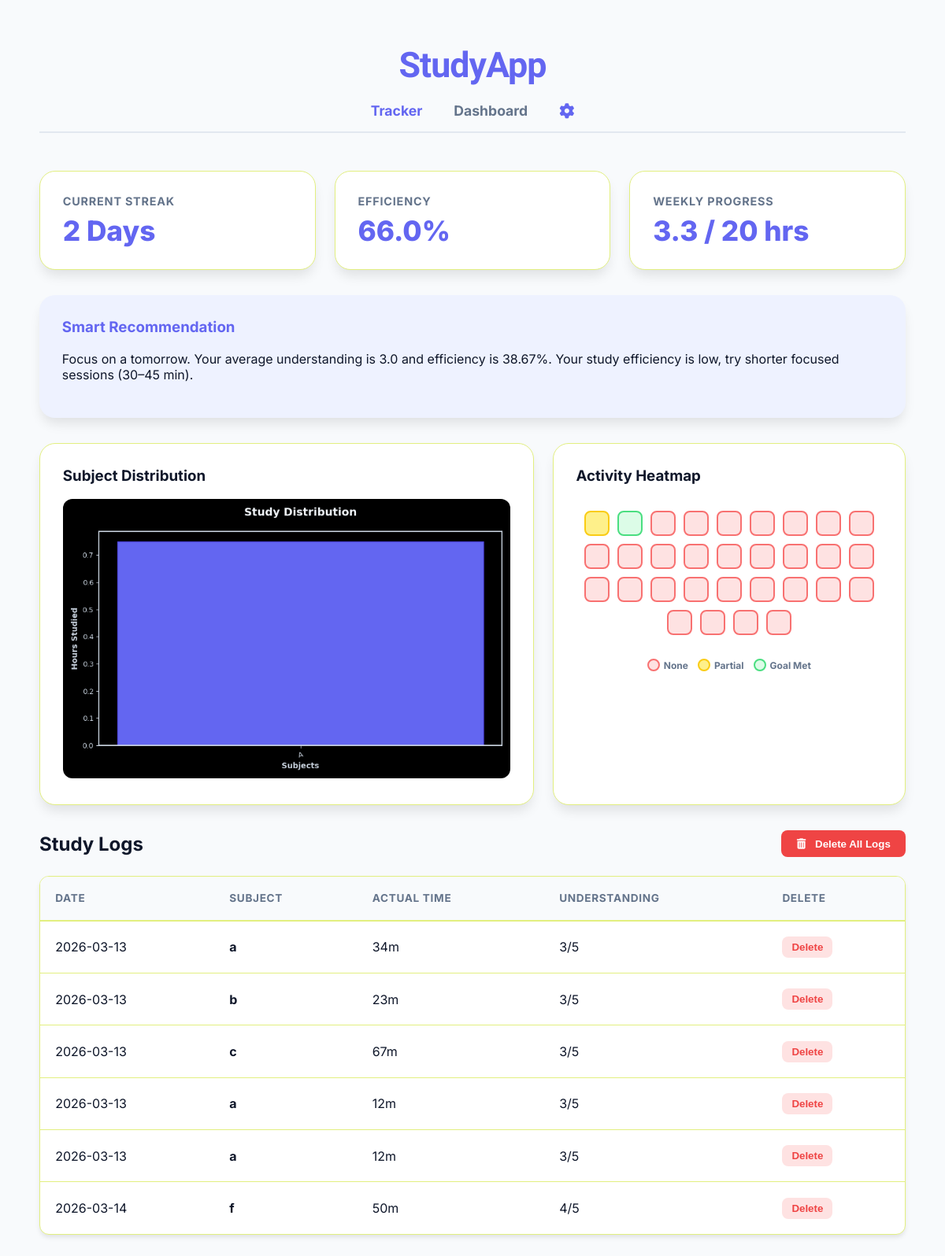
Page /dashboard on the earlier database version.
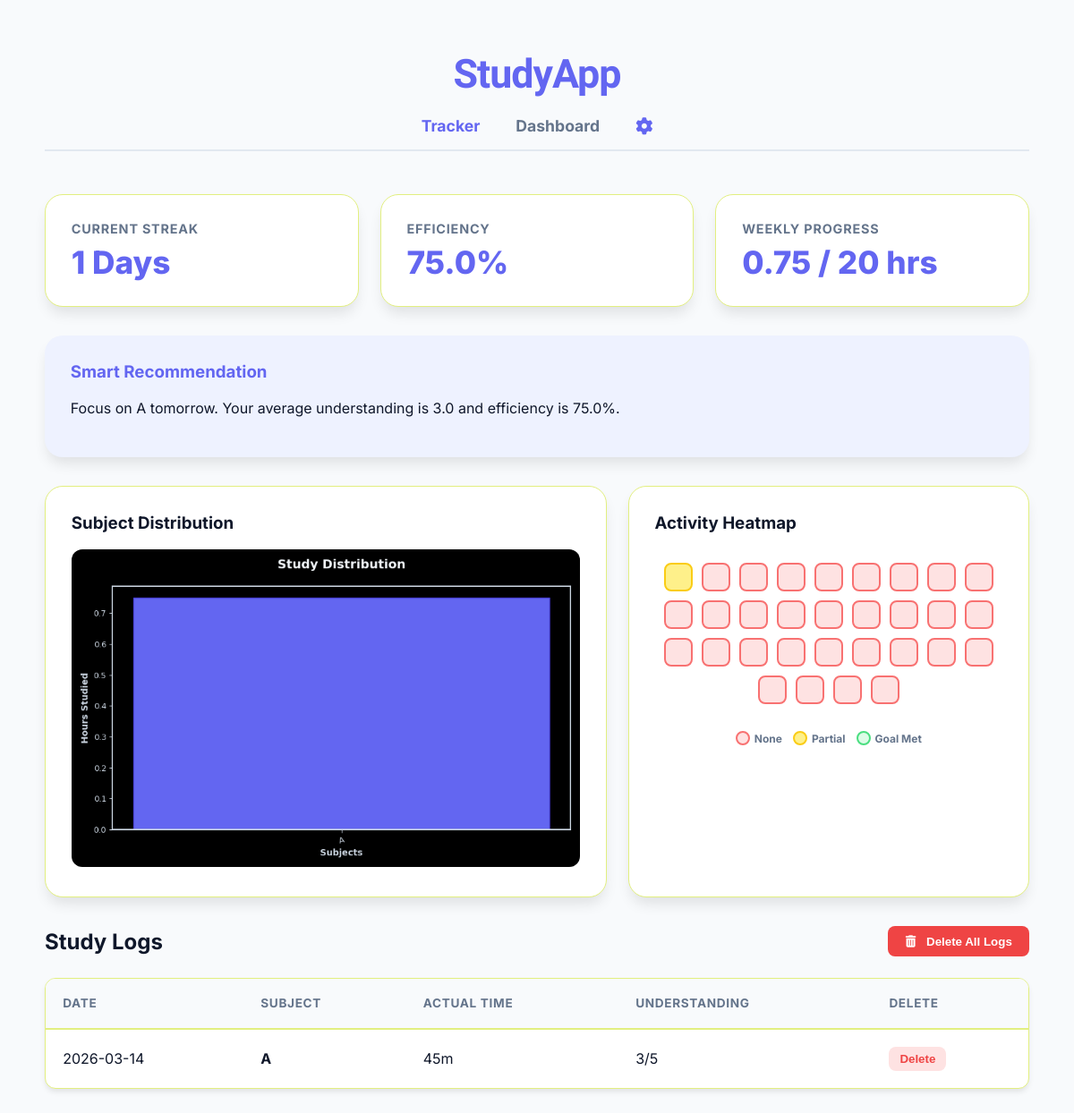
Same page on the later database version.
### tables this page shows
CREATE TABLE study_logs (
    id INTEGER PRIMARY KEY AUTOINCREMENT,
    subject TEXT,
    planned_time INTEGER,
    actual_time INTEGER,
    understanding INTEGER,
    date TEXT
);

### app.py (the view)
@app.route("/dashboard")
def dashboard():
    theme, _ = get_user_settings()
    conn = sqlite3.connect("database.db")
    cursor = conn.cursor()
    cursor.execute("SELECT id, date, subject, planned_time, actual_time, understanding FROM study_logs ORDER BY id ASC")
    logs = cursor.fetchall()
    conn.close()
    current_streak, _ = get_streaks()
    efficiency = get_efficiency()
    _, progress_hours, _ = get_weekly_goal_progress()
    _, _, recommendation = get_recommendation()
    if logs:
        generate_subject_graph(theme=theme)
    heatmap_html = get_heatmap_data()
    return render_template(
        "dashboard.html",
        logs=logs,
        streak=current_streak,
        efficiency=efficiency,
        total_hours_this_week=progress_hours,
        recommendation=recommendation,
        heatmap_html=heatmap_html,
        version=random.randint(1, 9999),
        theme=theme
    )

### app.py (called while the page is built)
def get_user_settings():
    conn = sqlite3.connect("database.db")
    cursor = conn.cursor()
    cursor.execute("SELECT theme, weekly_goal FROM settings WHERE id=1")
    settings = cursor.fetchone()
    conn.close()
    return settings if settings else ('light', 20)

### logic/efficiency.py (called while the page is built)
def get_efficiency():
    conn = sqlite3.connect("database.db")
    cursor = conn.cursor()
    cursor.execute("SELECT SUM(actual_time), SUM(planned_time) FROM study_logs")
    row = cursor.fetchone()
    conn.close()
    total_actual = row[0] or 0
    total_planned = row[1] or 1  # avoid division by zero
    efficiency = round((total_actual / total_planned) * 100, 2)
    return efficiency

### logic/heatmap.py (called while the page is built)
def get_heatmap_data():
    conn = sqlite3.connect("database.db")
    cursor = conn.cursor()
    today = date.today()
    start_date = today - timedelta(days=30)
    cursor.execute("""
        SELECT date, SUM(actual_time)
        FROM study_logs
        WHERE date >= ?
        GROUP BY date
    """, (start_date,))
    data = dict(cursor.fetchall())
    conn.close()
    heatmap_html = ""
    for i in range(31):
        current_date = today - timedelta(days=i)
        date_str = current_date.strftime("%Y-%m-%d")
        minutes = data.get(date_str, 0)
        if current_date > today:
            level = "upcoming"
        elif minutes == 0:
            level = "none"
        elif minutes < 120:
            level = "partial"
        else:
            level = "full"
        heatmap_html += f'<div class="heatmap-day {level}" title="{date_str}: {minutes} mins"></div>'
    return heatmap_html

### logic/streak.py (called while the page is built)
def get_streaks():
    conn = sqlite3.connect("database.db")
    cursor = conn.cursor()
    cursor.execute("SELECT DISTINCT date FROM study_logs ORDER BY date DESC")
    rows = cursor.fetchall()
    conn.close()
    study_dates = sorted([date.fromisoformat(r[0]) for r in rows])
    current_streak = 0
    today = date.today()
    day_check = today
    while day_check in study_dates:
        current_streak += 1
        day_check -= timedelta(days=1)
    longest_streak = 0
    temp_streak = 1
    for i in range(1, len(study_dates)):
        if (study_dates[i-1] - study_dates[i]).days == 1:
            temp_streak += 1
        else:
            temp_streak = 1
        if temp_streak > longest_streak:
            longest_streak = temp_streak
    if len(study_dates) == 1:
        longest_streak = max(longest_streak, 1)
    return current_streak, longest_streak

### templates/dashboard.html (shortened to what this page needs)
<!DOCTYPE html>
<html lang="en">
<head>
    <link rel="stylesheet" href="{{ url_for('static', filename='style.css') }}">
    <link rel="stylesheet" href="https://cdnjs.cloudflare.com/ajax/libs/font-awesome/6.4.0/css/all.min.css">
</head>
<body style="padding: 2.5rem;">
    <div class="container">
        <div style="display: flex; flex-direction: column; align-items: center; margin-bottom: 3rem; padding: 1rem 0; border-bottom: 2px solid #e2e8f0;">
            <h1 style="margin: 0; font-family: 'Arimo', sans-serif; font-size: 2.8rem; color: var(--primary); letter-spacing: -1px; padding-bottom: 0.8rem;">
                StudyApp
            </h1>
            <nav style="display: flex; gap: 2.5rem; margin-top: 0.5rem; align-items: center;">
                <a href="/" style="text-decoration: none; font-weight: 700; color: var(--primary); font-size: 1.1rem;">
                    Tracker
                </a>
                <a href="/dashboard" style="text-decoration: none; font-weight: 700; color: var(--text-muted); font-size: 1.1rem;">
                    Dashboard
                </a>
                <a href="/settings" class="settings-link" title="Settings" style="text-decoration: none;">
                    <i class="fa-solid fa-gear"></i>
                </a>
            </nav>
        </div>
        <div class="dashboard-grid">
            <div class="card">
                <div class="stat-label">Current Streak</div>
                <div class="stat-value">{{ streak }} Days</div>
            </div>
            <div class="card">
                <div class="stat-label">Efficiency</div>
                <div class="stat-value">{{ efficiency }}%</div>
            </div>
            <div class="card {% if total_hours_this_week >= 20 %}goal-met{% endif %}">
                <div class="stat-label">Weekly Progress</div>
                <div class="stat-value">{{ total_hours_this_week }} / 20 hrs</div>
            </div>
        </div>
        <div class="card" style="margin-bottom: 2rem; background: var(--primary-light); border: none;">
            <h3 style="margin-top:0; color: var(--primary);">Smart Recommendation</h3>
            <p>{{ recommendation }}</p>
        </div>
        <div class="chart-grid">
            <div class="card">
                <h3 style="margin-top:0;">Subject Distribution</h3>
                {% if logs %}
                    <img src="{{ url_for('static', filename='study_graph.png') }}?v={{ version }}" style="width: 100%; border-radius: 12px;">
                {% else %}
                    <div style="padding: 3rem 1rem; text-align: center; color: var(--text-muted); border: 2px dashed #e2e8f0; border-radius: 15px;">
                        <p style="font-weight: 700;">No Data Available</p>
                    </div>
                {% endif %}
            </div>
            <div class="card">
                <h3 style="margin-top:0;">Activity Heatmap</h3>
                <div class="heatmap-container">
                    {{ heatmap_html | safe }}
                </div>
                <div style="display:flex; justify-content: center; gap: 12px; margin-top: 15px; font-size: 0.75rem; font-weight: 700; color: var(--text-muted);">
                    <div style="display:flex; align-items:center; gap:5px;"><div class="heatmap-day none" style="width:12px; height:12px;"></div> None</div>
                    <div style="display:flex; align-items:center; gap:5px;"><div class="heatmap-day partial" style="width:12px; height:12px;"></div> Partial</div>
                    <div style="display:flex; align-items:center; gap:5px;"><div class="heatmap-day full" style="width:12px; height:12px;"></div> Goal Met</div>
                </div>
            </div>
        </div>
        <div style="display: flex; justify-content: space-between; align-items: center; margin-bottom: 1.5rem; margin-top: 2rem;">
            <h2 style="margin: 0;">Study Logs</h2>
            <form action="/clear" method="POST" onsubmit="return confirm('Are you sure you want to delete ALL study logs? This cannot be undone.');">
                <button type="submit" style="background: #ef4444; color: white; border: none; padding: 0.6rem 1.2rem; border-radius: 8px; font-weight: 700; cursor: pointer; transition: opacity 0.2s;">
                    <i class="fa-solid fa-trash-can" style="margin-right: 8px;"></i> Delete All Logs
                </button>
            </form>
        </div>
        <div class="table-container">
            <table>
                <thead>
                    <tr>
                        <th>Date</th>
                        <th>Subject</th>
                        <th>Actual Time</th>
                        <th>Understanding</th>
                        <th>Delete</th>
                    </tr>
                </thead>
                <tbody>
                    {% for log in logs %}
                    <tr>
                        <td>{{ log[1] }}</td>
                        <td><strong>{{ log[2] }}</strong></td>
                        <td>{{ log[4] }}m</td>
                        <td>{{ log[5] }}/5</td>
                        <td>
                            <form action="{{ url_for('delete', log_id=log[0]) }}" method="POST">
                                <button type="submit" class="btn-delete">Delete</button>
                            </form>
                        </td>
                    </tr>
                    {% else %}
                    <tr>
                        <td colspan="5" style="text-align: center; padding: 2rem;">No logs found.</td>
                    </tr>
                    {% endfor %}
                </tbody>
            </table>
        </div>
    </div>
</body>
</html>

### static/style.css (style rules this page uses)
:root { --primary: #6366f1; --primary-light: #eef2ff; --success: #10b981; --bg: #f8fafc; --card-bg: #ffffff; --text-main: #0f172a; --text-muted: #64748b; --radius: 20px; --shadow-sm: 0 4px 6px -1px rgba(0, 0, 0, 0.1); --shadow-md: 0 10px 15px -3px rgba(0, 0, 0, 0.1); --shadow-lg: 0 20px 25px -5px rgba(0, 0, 0, 0.15); --border-color: #e2ef80; }
body { background-color: var(--bg); color: var(--text-main); font-family: 'Inter', sans-serif; margin: 0; padding: 0; transition: background-color 0.3s ease, color 0.3s ease; }
h1, h2, h3, h4 { color: var(--text-main); transition: color 0.3s ease; }
.container { max-width: 1100px; margin: 0 auto; }
.dashboard-grid { display: grid; grid-template-columns: repeat(auto-fit, minmax(280px, 1fr)); gap: 1.5rem; margin-bottom: 2rem; }
.chart-grid { display: grid; grid-template-columns: 1.4fr 1fr; gap: 1.5rem; margin-bottom: 2rem; }
.card { background: var(--card-bg); padding: 1.8rem; border-radius: var(--radius); box-shadow: var(--shadow-md); border: 1px solid var(--border-color); transition: all 0.3s cubic-bezier(0.4, 0, 0.2, 1); }
.stat-label { color: var(--text-muted); font-size: 0.9rem; font-weight: 700; text-transform: uppercase; letter-spacing: 0.8px; }
.stat-value { font-size: 2.2rem; font-weight: 800; color: var(--primary); margin-top: 8px; }
.heatmap-container { display: flex; flex-wrap: wrap; gap: 10px; padding: 15px 0; justify-content: center; }
.heatmap-day { width: 28px; height: 28px; border-radius: 8px; border: 2px solid; transition: all 0.2s ease; cursor: help; }
.none { background-color: #fee2e2; border-color: #f87171; }
.partial { background-color: #fef08a; border-color: #facc15; }
.full { background-color: #dcfce7; border-color: #4ade80; }
.btn-delete { background: #fee2e2; color: #ef4444; border: none; padding: 6px 12px; border-radius: 8px; font-weight: 700; cursor: pointer; transition: background 0.2s; }
.table-container { background: var(--card-bg); border-radius: 12px; overflow: hidden; border: 1px solid var(--border-color); margin-top: 1.5rem; box-shadow: var(--shadow-sm); }
table { width: 100%; border-collapse: collapse; }
th { background: var(--bg); padding: 1.2rem; text-align: left; color: var(--text-muted); font-weight: 700; font-size: 0.85rem; text-transform: uppercase; letter-spacing: 0.05em; border-bottom: 2px solid var(--border-color); }
td { padding: 1.2rem; border-top: 1px solid var(--border-color); color: var(--text-main); font-size: 1rem; }
tbody tr { transition: background-color 0.2s ease; }
.settings-link { font-size: 1.2rem; display: flex; align-items: center; transition: color 0.3s ease; }
.settings-link i { transition: transform 0.6s cubic-bezier(0.4, 0, 0.2, 1); }
.settings-link[href="/settings"] i { color: var(--primary); }
.container h2 { color: var(--text-main); }

Differences in the rows shown:
removed study_logs: date "2026-03-13", subject "a", actual_time "34", understanding "3"
removed study_logs: date "2026-03-13", subject "b", actual_time "23", understanding "3"
removed study_logs: date "2026-03-13", subject "c", actual_time "67", understanding "3"
removed study_logs: date "2026-03-13", subject "a", actual_time "12", understanding "3"
removed study_logs: date "2026-03-13", subject "a", actual_time "12", understanding "3"
removed study_logs: date "2026-03-14", subject "f", actual_time "50", understanding "4"
added study_logs: date "2026-03-14", subject "A", actual_time "45", understanding "3"
Other differences:
{{ streak }}: "2" → "1"
{{ efficiency }}: "66.0" → "75.0"
{{ total_hours_this_week }}: "3.3" → "0.75"
{{ recommendation }}: "Focus on a tomorrow. Your average understanding is 3.0 and efficiency is 38.67%. Your study efficiency is low, try shorter focused sessions (30–45 min)." → "Focus on A tomorrow. Your average understanding is 3.0 and efficiency is 75.0%."
